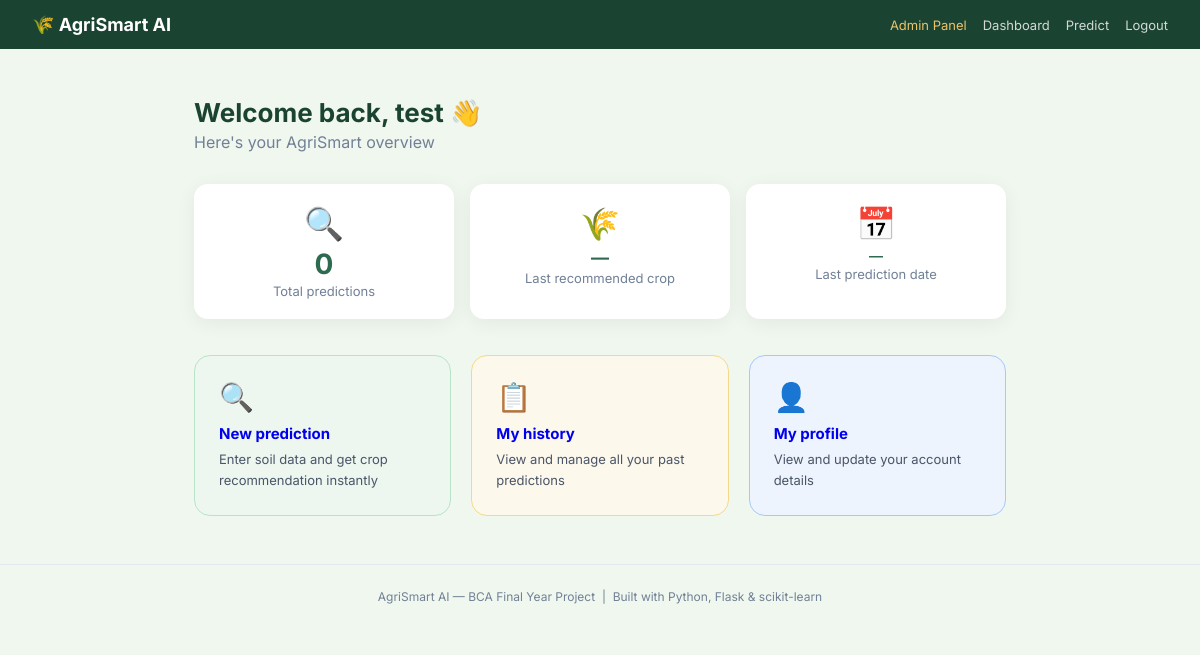
The page /dashboard (signed in) on the database as committed earlier.
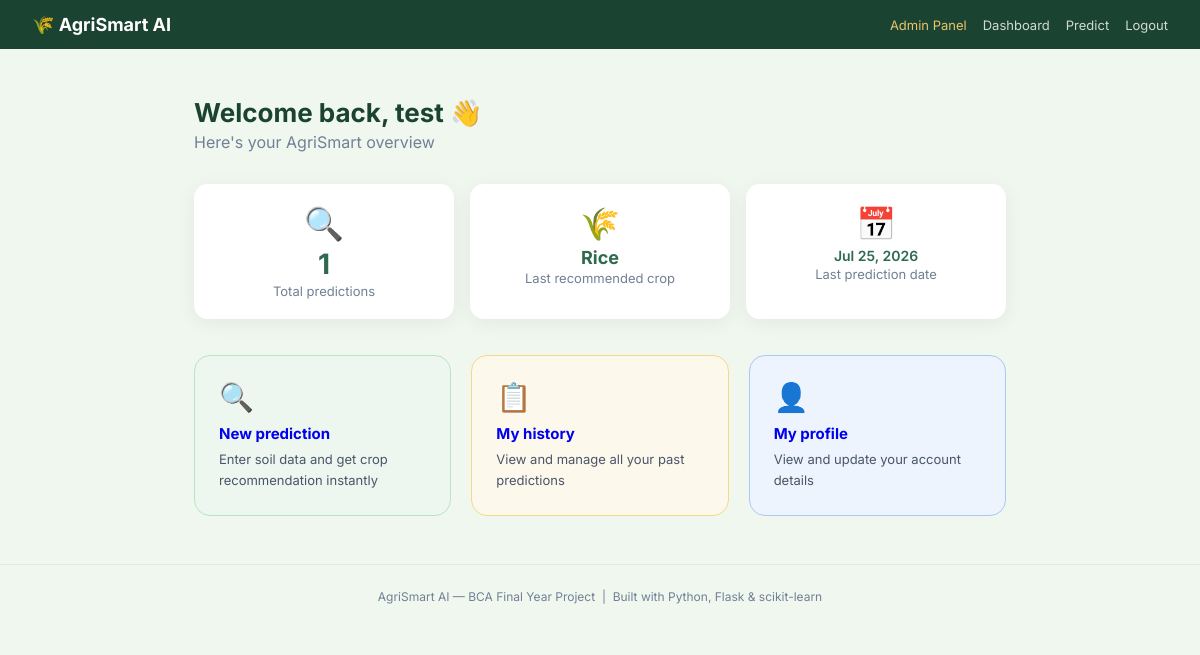
The same page on the database as committed later.
### database/models.py (models this page shows, shortened)
class Prediction(db.Model):
    __tablename__ = 'predictions'
    id          = db.Column(db.Integer, primary_key=True)
    user_id     = db.Column(db.Integer, db.ForeignKey('users.id'), nullable=False)
    N           = db.Column(db.Float)
    P           = db.Column(db.Float)
    K           = db.Column(db.Float)
    temperature = db.Column(db.Float)
    humidity    = db.Column(db.Float)
    ph          = db.Column(db.Float)
    rainfall    = db.Column(db.Float)
    crop        = db.Column(db.String(100))
    confidence  = db.Column(db.Float)
    yield_kg    = db.Column(db.Float)
    zone        = db.Column(db.String(100))
    created_at  = db.Column(db.DateTime, default=datetime.utcnow)

### user/routes.py (the view)
@user_bp.route('/dashboard')
@login_required
def dashboard():
    total_predictions = Prediction.query.filter_by(user_id=current_user.id).count()
    latest = Prediction.query.filter_by(user_id=current_user.id)\
             .order_by(Prediction.created_at.desc()).first()
    return render_template('user/dashboard.html',
                           user=current_user,
                           total_predictions=total_predictions,
                           latest=latest)

### database/models.py (called while the page is built)
    def is_admin(self):
        return self.role == 'admin'

### templates/user/dashboard.html (shortened to what this page needs)
{% extends 'base.html' %}
{% block content %}
<div style="max-width:860px; margin:48px auto; padding:0 24px;">
  <div style="margin-bottom:32px;">
    <h1 style="font-size:26px; font-weight:700; color:var(--green-dark);">
      Welcome back, {{ user.name }} 👋
    </h1>
    <p style="color:var(--text-light); margin-top:4px;">Here's your AgriSmart overview</p>
  </div>
  <div style="display:grid; grid-template-columns:repeat(auto-fit, minmax(180px, 1fr)); gap:16px; margin-bottom:36px;">
    <div style="background:white; border-radius:14px; padding:20px; box-shadow:0 4px 20px rgba(0,0,0,0.06); text-align:center;">
      <div style="font-size:32px;">🔍</div>
      <div style="font-size:28px; font-weight:700; color:var(--green-mid); margin-top:4px;">{{ total_predictions }}</div>
      <div style="font-size:13px; color:var(--text-light); margin-top:2px;">Total predictions</div>
    </div>
    <div style="background:white; border-radius:14px; padding:20px; box-shadow:0 4px 20px rgba(0,0,0,0.06); text-align:center;">
      <div style="font-size:32px;">🌾</div>
      <div style="font-size:18px; font-weight:700; color:var(--green-mid); margin-top:4px;">
        {{ latest.crop if latest else '—' }}
      </div>
      <div style="font-size:13px; color:var(--text-light); margin-top:2px;">Last recommended crop</div>
    </div>
    <div style="background:white; border-radius:14px; padding:20px; box-shadow:0 4px 20px rgba(0,0,0,0.06); text-align:center;">
      <div style="font-size:32px;">📅</div>
      <div style="font-size:14px; font-weight:600; color:var(--green-mid); margin-top:4px;">
        {{ latest.created_at.strftime('%b %d, %Y') if latest else '—' }}
      </div>
      <div style="font-size:13px; color:var(--text-light); margin-top:2px;">Last prediction date</div>
    </div>
  </div>
  <div style="display:grid; grid-template-columns:repeat(auto-fit, minmax(200px, 1fr)); gap:20px;">
    <a href="/predict" style="text-decoration:none;">
      <div class="algo-card green" style="cursor:pointer; transition: transform 0.2s;">
        <div class="algo-icon">🔍</div>
        <h3>New prediction</h3>
        <p>Enter soil data and get crop recommendation instantly</p>
      </div>
    </a>
    <a href="/history" style="text-decoration:none;">
      <div class="algo-card amber" style="cursor:pointer;">
        <div class="algo-icon">📋</div>
        <h3>My history</h3>
        <p>View and manage all your past predictions</p>
      </div>
    </a>
    <a href="/profile" style="text-decoration:none;">
      <div class="algo-card blue" style="cursor:pointer;">
        <div class="algo-icon">👤</div>
        <h3>My profile</h3>
        <p>View and update your account details</p>
      </div>
    </a>
  </div>
</div>
{% endblock %}

Rows that differ between the two databases and show on the page:
added Prediction: crop "Rice", created_at "Jul 25, 2026"
Other text that changed with them:
{{ total_predictions }}: "0" → "1"
{{ latest.crop if latest else '—' }}: "—" → (not shown)
{{ latest.created_at.strftime('%b %d, %Y') if latest else '—' }}: "—" → (not shown)
